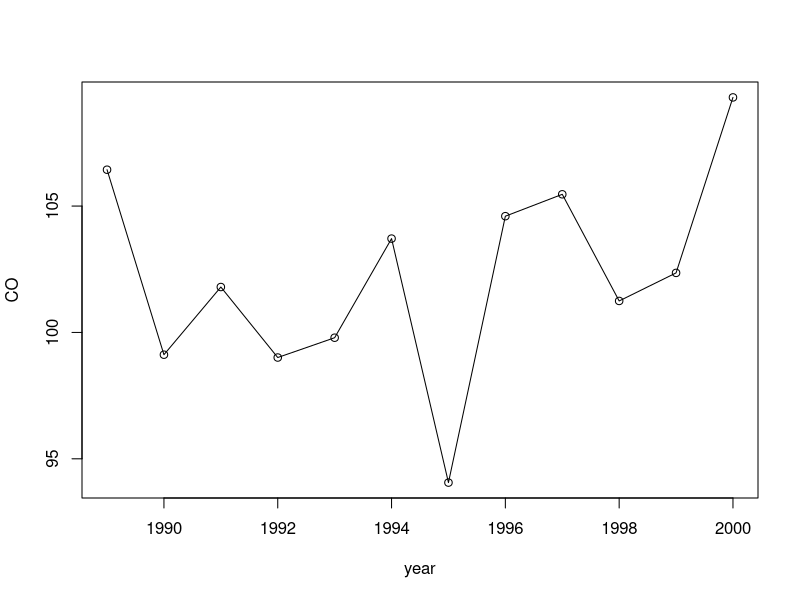
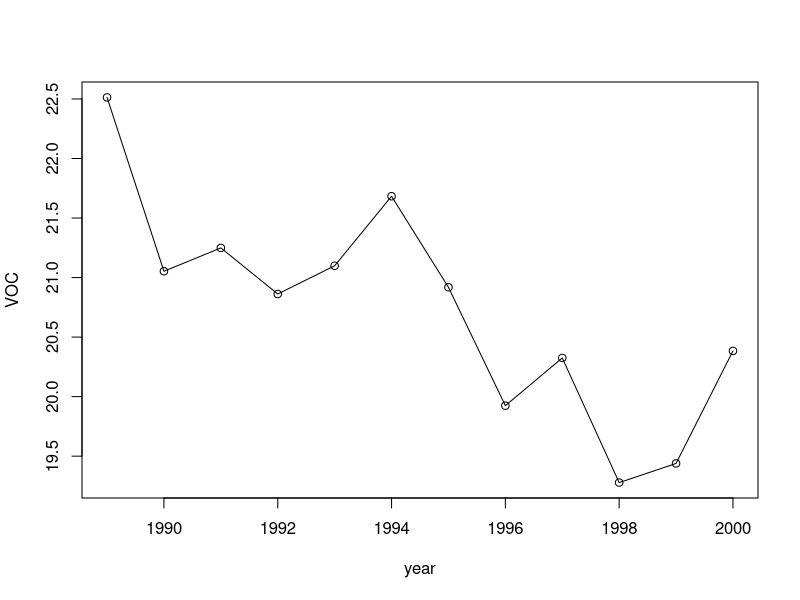

Source code (R) for these figures, in order:
year =c(1989,1990,1991,1992,1993,1994,1995,1996,1997,1998,1999,2000)
CO =c(106.439,99.119,101.797,99.007,99.791,103.713,94.058,104.600,105.466,101.246,102.356,109.300)
VOC =c(22.513,21.053,21.249,20.862,21.099,21.683,20.918,19.924,20.325,19.278,19.439,20.384)
plot(year,CO)
lines(year,CO)
plot(year,VOC)
lines(year,VOC)
